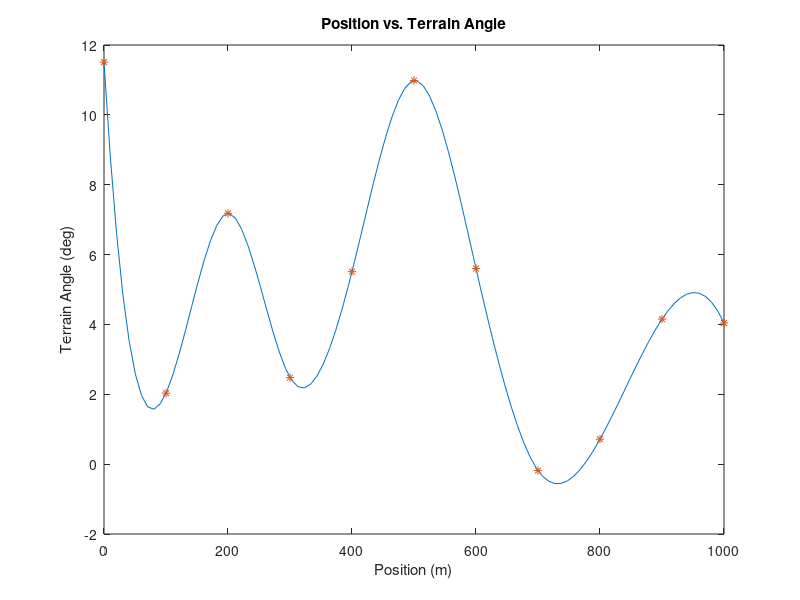

Write the MATLAB code that produced this figure.
load experiment1.mat;

location=linspace(experiment.alpha_dist(1),experiment.alpha_dist(end),100);
terrain_angle=interp1(experiment.alpha_dist,experiment.alpha_deg,location,'spline');

plot(location,terrain_angle,experiment.alpha_dist,experiment.alpha_deg,'*');
title('Position vs. Terrain Angle');
xlabel('Position (m)');
ylabel('Terrain Angle (deg)');